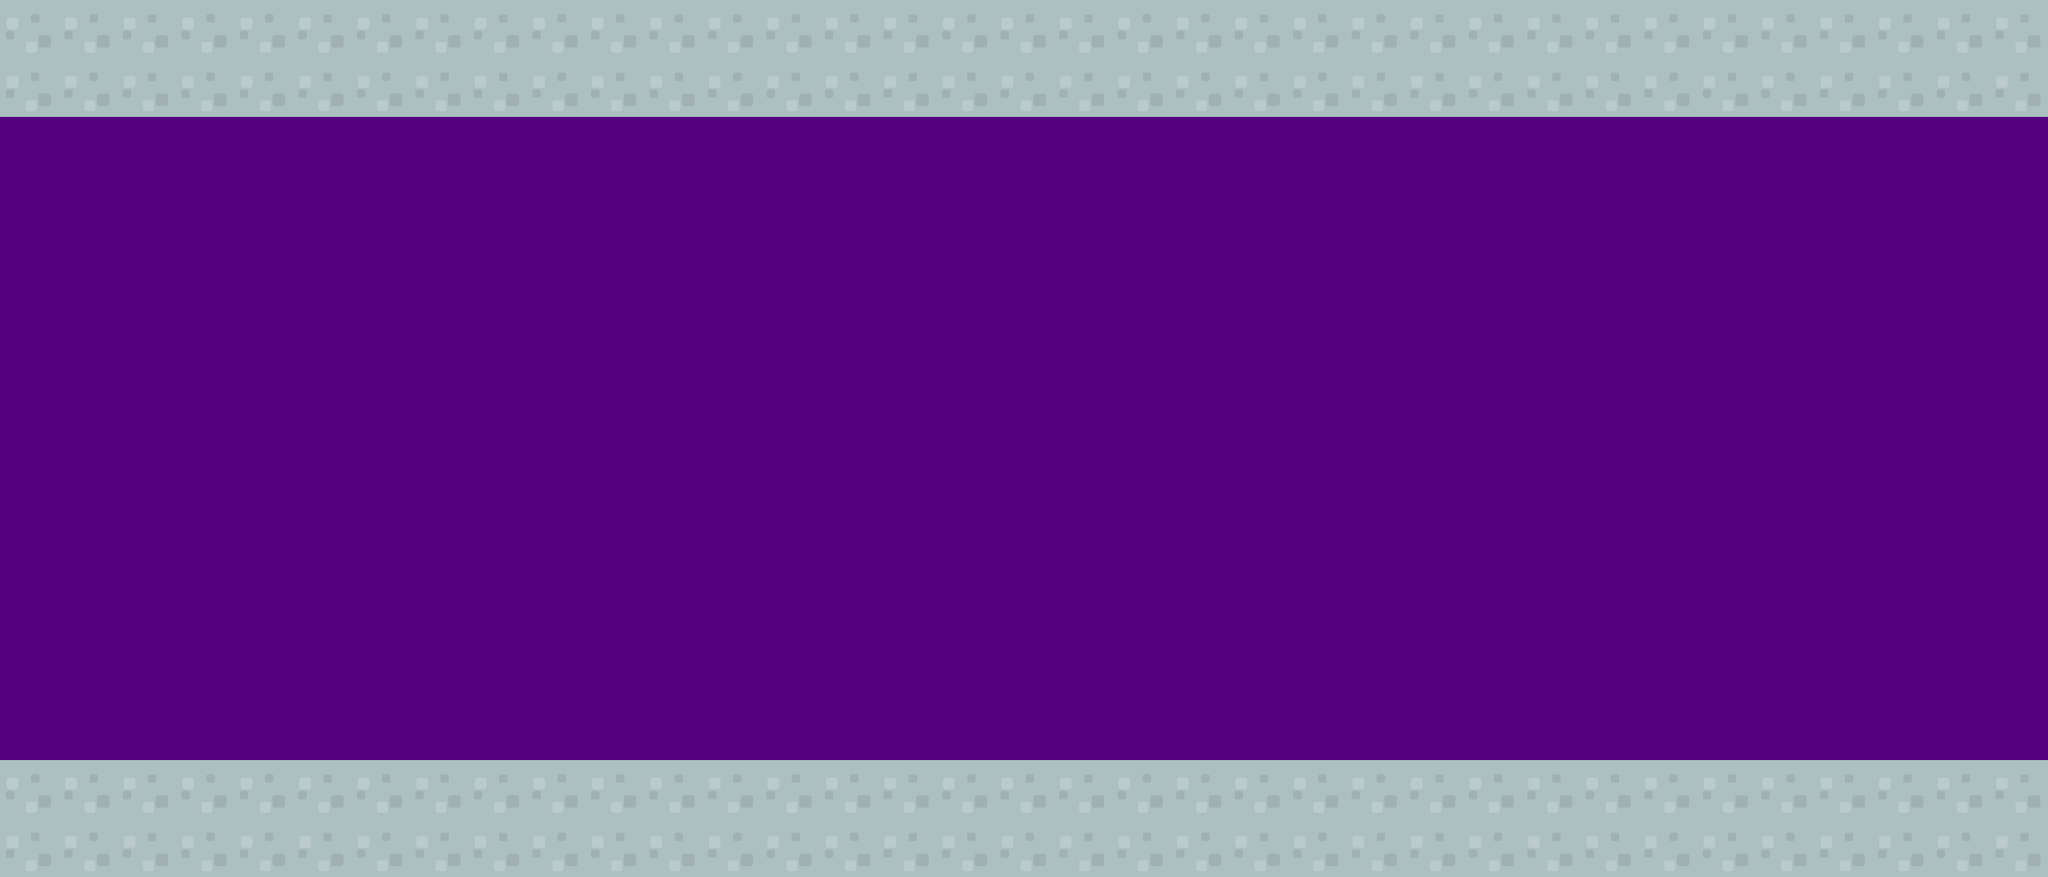

This is a level from a 2D game, rendered from its Tiled map with the project's own tilesets. A one-line summary and the map file follow, with tile-layer data summarised:
An orthogonal 35x15 tile map with 70x70 px tiles, 1 tile layer (background1), 2 tilesets.

<map version="1.0" orientation="orthogonal" renderorder="right-down" width="35" height="15" tilewidth="70" tileheight="70" backgroundcolor="#55007f">
 <tileset firstgid="1" name="background-tiles" tilewidth="70" tileheight="70">
  <image source="../../Awesomenauts Files/data/img/background-tiles.png" width="910" height="910" />
 </tileset>
 <tileset firstgid="170" name="meta-tiles" tilewidth="70" tileheight="70">
  <image source="../../Awesomenauts Files/data/img/meta-tiles.png" width="350" height="70" />
 </tileset>
 <layer name="background1" width="35" height="15">
  <data>[525 cells, 140 non-empty, 1 distinct tile ids]</data>
 </layer>
</map>
